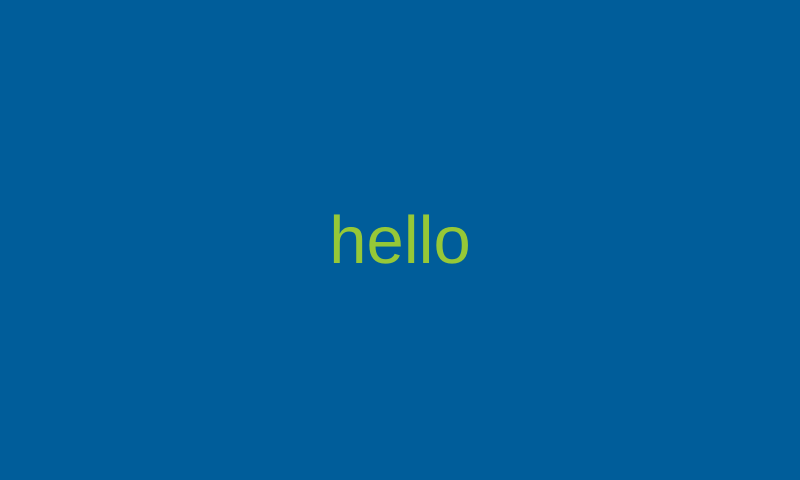
<?xml version="1.0" encoding="UTF-8"?>
<ui version="4.0">
 <class>screen2</class>
 <widget class="QMainWindow" name="screen2">
  <property name="geometry">
   <rect>
    <x>0</x>
    <y>0</y>
    <width>800</width>
    <height>480</height>
   </rect>
  </property>
  <property name="windowTitle">
   <string>screen2</string>
  </property>
  <widget class="QWidget" name="centralWidget">
   <property name="styleSheet">
    <string notr="true">background-color: rgb(0, 93, 154);</string>
   </property>
   <layout class="QGridLayout" name="gridLayout">
    <item row="0" column="0">
     <layout class="QHBoxLayout" name="horizontalLayout">
      <item>
       <widget class="QLabel" name="lbName">
        <property name="font">
         <font>
          <pointsize>50</pointsize>
         </font>
        </property>
        <property name="styleSheet">
         <string notr="true">color: rgb(150, 200, 55);</string>
        </property>
        <property name="text">
         <string>hello</string>
        </property>
        <property name="scaledContents">
         <bool>true</bool>
        </property>
        <property name="alignment">
         <set>Qt::AlignCenter</set>
        </property>
        <property name="wordWrap">
         <bool>false</bool>
        </property>
       </widget>
      </item>
     </layout>
    </item>
   </layout>
  </widget>
 </widget>
 <layoutdefault spacing="6" margin="11"/>
 <resources/>
 <connections/>
</ui>
